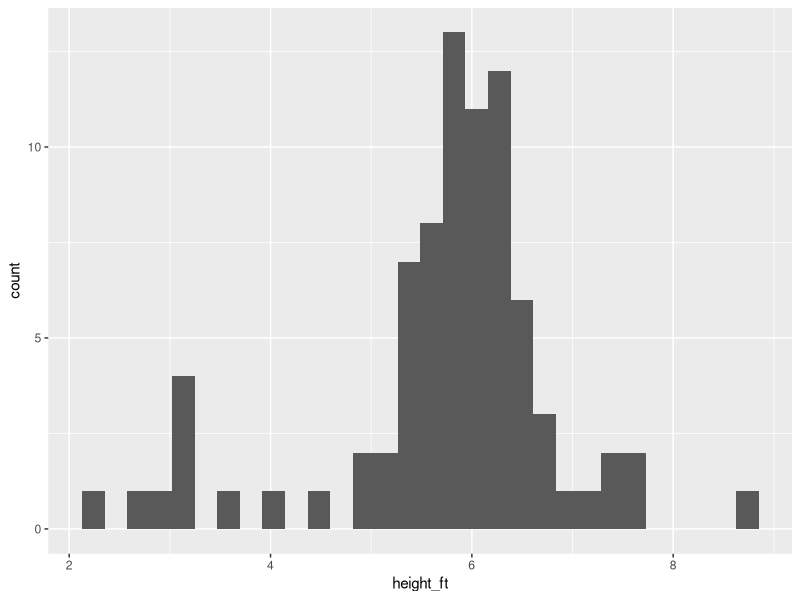
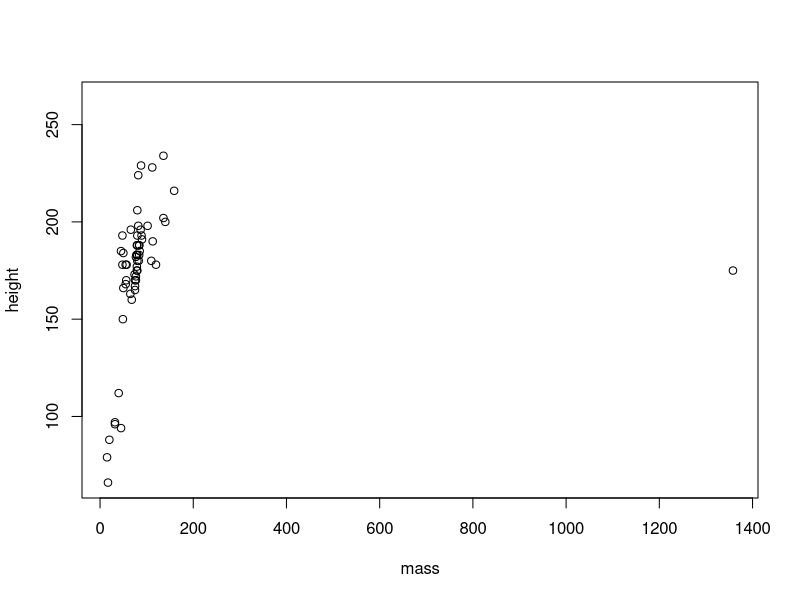
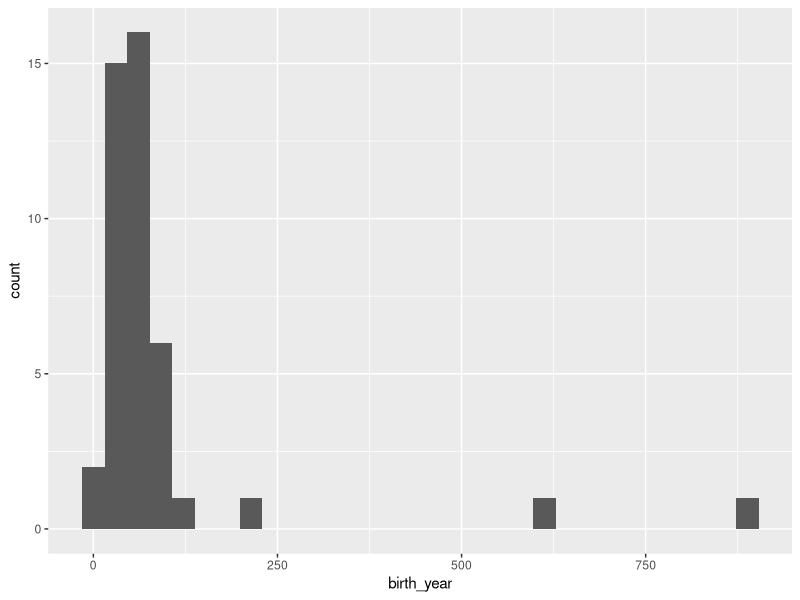
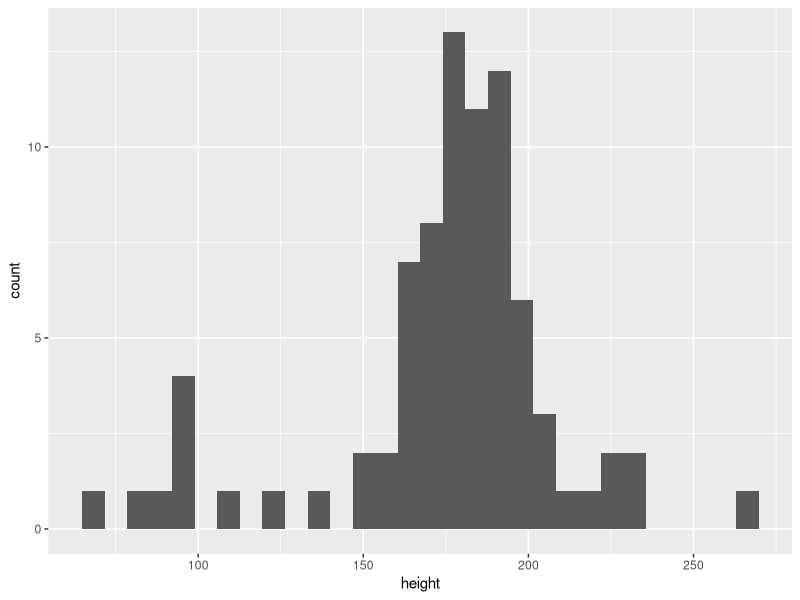
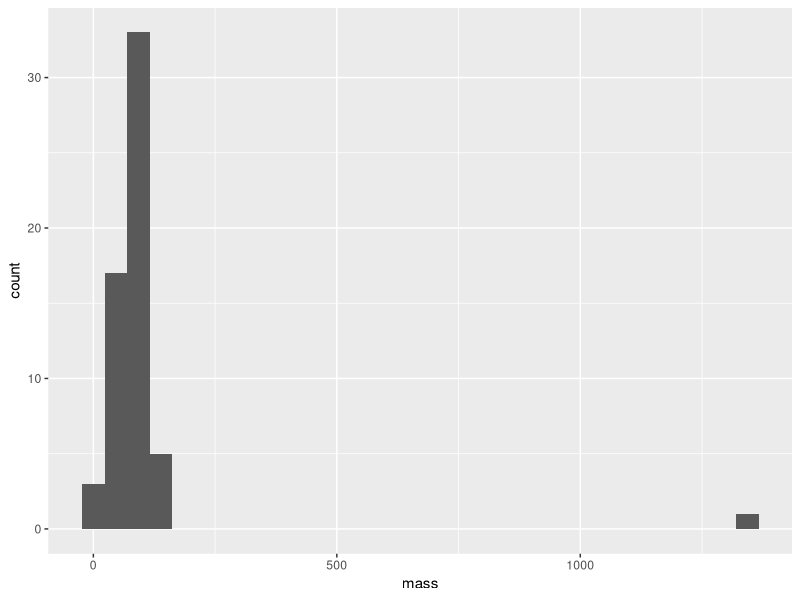
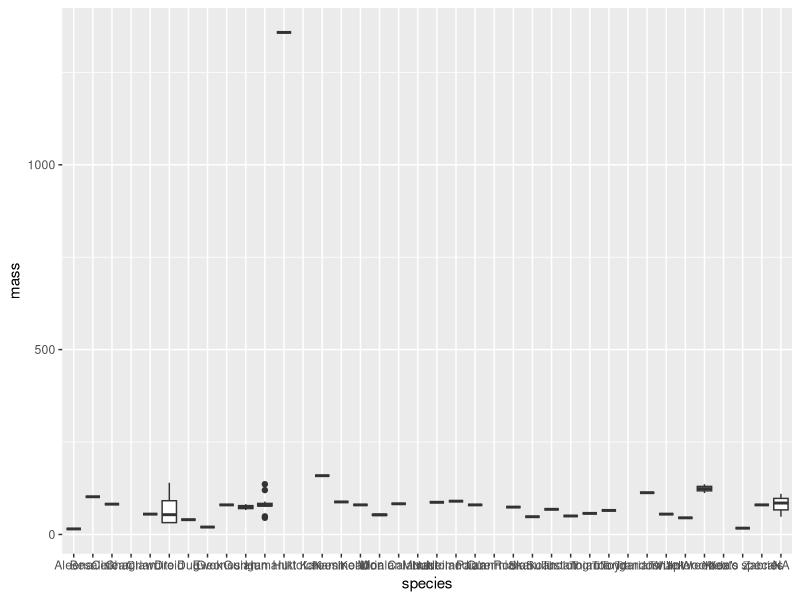
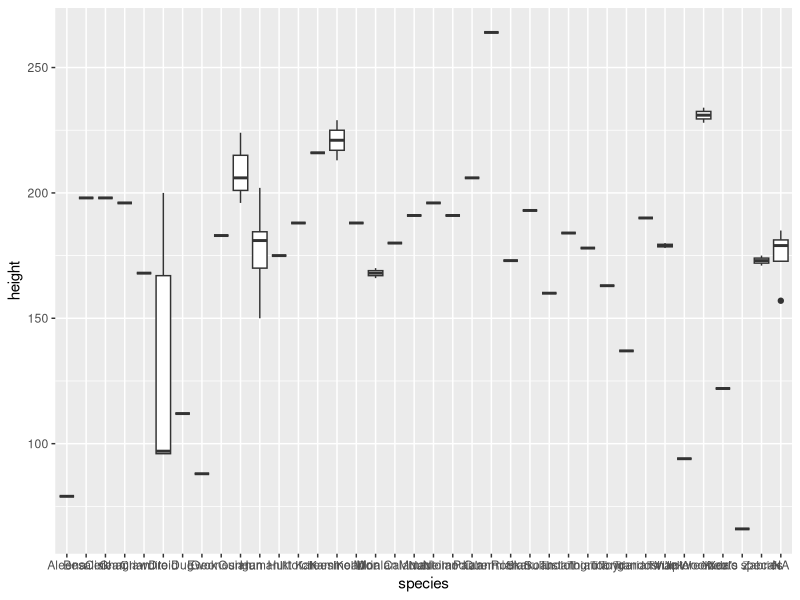
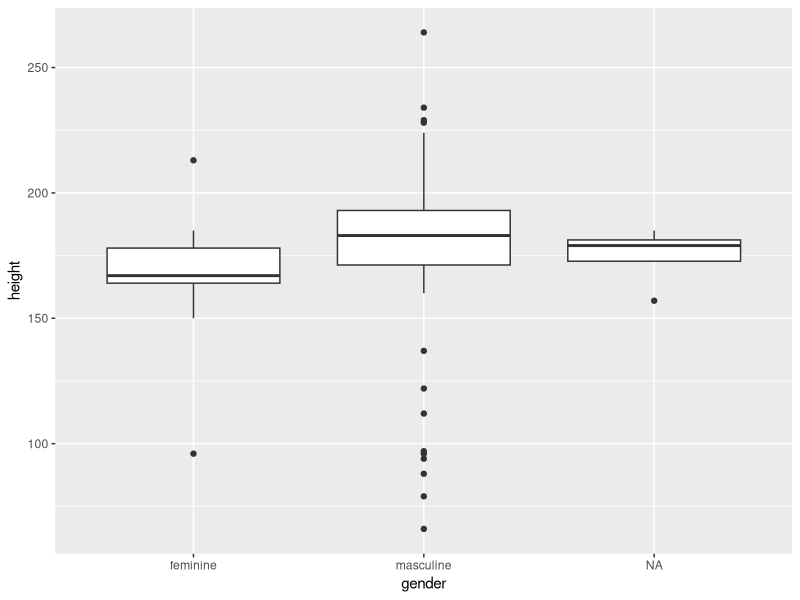

These charts were generated, in order, by the following R code:
## ---- chunk 1
knitr::opts_chunk$set(echo = TRUE, message = FALSE)
## ---- chunk 2
library(tidyverse) # Import the tidyverse library

dim(starwars) # Show the dimensions (rows & cols) of the data
colnames(starwars) # Get column names of the dataset

head(starwars) # Show the first 6 cols of the dataset
glimpse(starwars) # Gives some basic information about the dataset, such as number of rows and columns, column names, column datatype, and first data points for each column.

?starwars # Gives a text description of the dataset

starwars %>% count(species) # Count the number of species observations in the dataset

mean(starwars$height) # Get the mean height in the dataset
mean(starwars$height, na.rm = TRUE) # Get the mean height in the dataset, ignoring NA (not available) values

summary(starwars$height) # Show quartiles and mean of the column

cm_to_ft <- function(cm){ # Define a function to convert centimeters to feet
  ft = cm / 30.48
  return(ft)
}

starwars_2 <- starwars %>% mutate(height_ft = cm_to_ft(height)) # Create a new dataset but with an added column of height in feet

dim(starwars_2) # Show the dimensions of the new dataset
colnames(starwars_2) # Show the column names of the dataset

summary(starwars_2$height_ft) # Show a summary (quartiles and mean) of the height in feet from the dataset

ggplot(starwars_2, aes(height_ft)) + 
  geom_histogram() # Show a histogram of the heights in feet

starwars_2 %>% filter(height_ft == max(height_ft)) # Show data from the dataset where height is only the max (show the tallest data point)
starwars_2 %>% filter(height_ft == max(height_ft, na.rm = TRUE)) #Show data from the dataset where height is only the max (show the tallest data point)

# https://starwars.fandom.com/wiki/Yarael_Poof
## ---- chunk 3
library(tidyverse)
library(ggplot2)
glimpse(starwars)
plot(height ~ mass, data=starwars) # Are height and mass related?
ggplot(data = starwars, aes(x=birth_year)) + geom_histogram() # What is the distribution of birth years
ggplot(data = starwars, aes(x=height)) + geom_histogram() # What is the distribution of heights?
ggplot(data = starwars, aes(x=mass)) + geom_histogram() # What is the distribution of mass?
(starwars %>% filter(mass == max(mass, na.rm = TRUE)))["name"] # What character is the outlier with a large mass?
ggplot(data = starwars, mapping = aes(x = species, y = mass), na.rm = TRUE) + geom_boxplot() # How does mass vary between species?
ggplot(data = starwars, mapping = aes(x = species, y = height), na.rm = TRUE) + geom_boxplot() # How does height vary between species?
ggplot(data = starwars, mapping = aes(x = gender, y = height), na.rm = TRUE) + geom_boxplot() # How does mass vary between gender?
